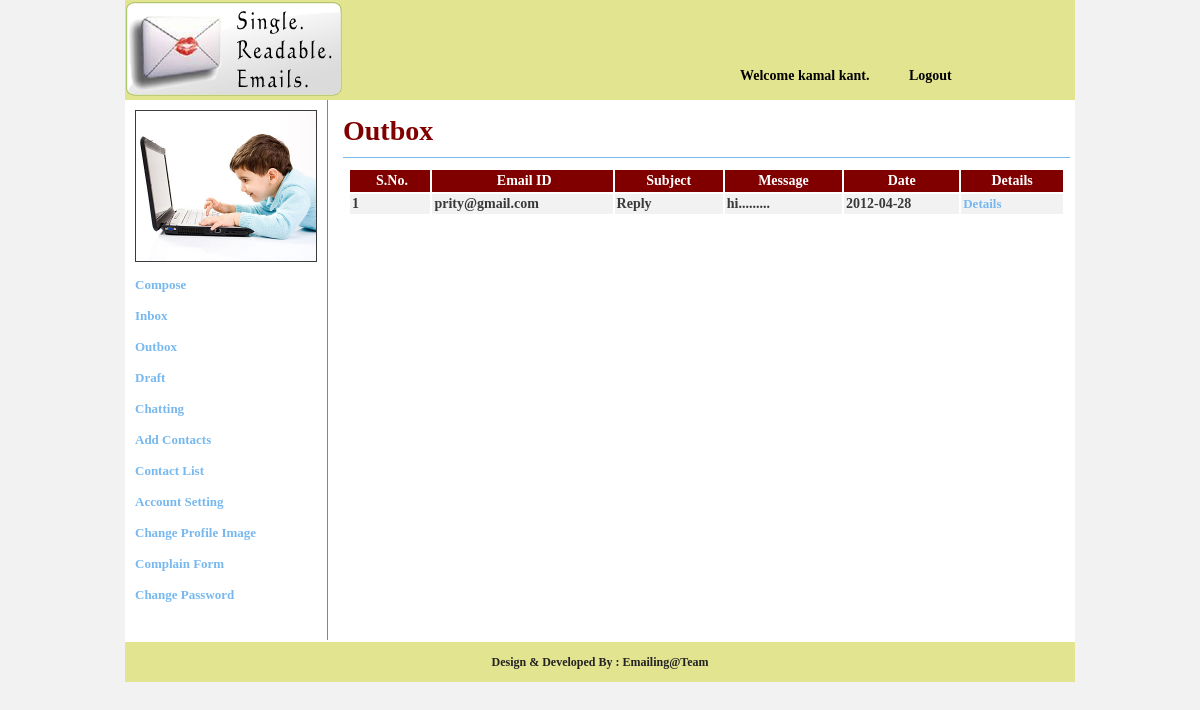
The page /outbox.php (signed in) on the database its author committed.
### tables this page shows
CREATE TABLE `regestration` (
  `id` bigint(20) NOT NULL auto_increment,
  `name` varchar(100) default NULL,
  `dob` varchar(100) default NULL,
  `gender` varchar(100) default NULL,
  `phone` varchar(100) default NULL,
  `address` varchar(500) default NULL,
  `contact_as` varchar(100) default NULL,
  `email` varchar(100) default 'na',
  `password` varchar(100) default NULL,
  `img_path` varchar(255) default 'default.png',
  `status` smallint(6) default '3',
  PRIMARY KEY  (`id`)
);

CREATE TABLE `mailbox` (
  `msg_id` bigint(20) NOT NULL auto_increment,
  `email_from` varchar(100) default NULL,
  `email_to` varchar(100) default NULL,
  `email_cc` varchar(100) default NULL,
  `subject` varchar(255) default NULL,
  `message` varchar(800) default NULL,
  `attachement` varchar(200) default NULL,
  `type` varchar(100) default NULL,
  `msg_date` date default NULL,
  `sent_status` smallint(6) default '1',
  `inbox_status` smallint(6) default '1',
  PRIMARY KEY  (`msg_id`)
);

### outbox.php (the view, shortened to what this page needs)
<?php
$user_id = $_SESSION['USERID'];
$email = $_SESSION['EMAIL'];
if ($user_id != '') {
?>
    <!DOCTYPE HTML PUBLIC "-//W3C//DTD HTML 4.01 Transitional//EN">
    <html>
        <head>
        </head>
        <body>
            <table cellpadding="0" rules="none" frame="box" cellspacing="0" border="0"  width="100%">
                <tr>
                    <td>
                        <table cellpadding="0" cellspacing="0"  border="0" bgcolor="white" width="950px" align="center">
                            <tr>
                                <td colspan="2">
                                <?php
                                include("header.php");
                                ?>
                            </td>
                        </tr>
                        <tr>
                            <td valign="top">
                                <?php include("leftmenu.php"); ?>
                            </td>
                            <td  height="500" valign="top" style="padding-left: 10px;width: 750px;">
                                <form action="#" method="post">
                                    <table cellpadding="5" cellspacing="5" border="0" width="100%">
                                        <tr>
                                            <td class="heading" colspan="2">Outbox</td>
                                        </tr>
                                        <tr>
                                            <td>
                                                <div style="height: 450px;width: 100%;overflow: auto;">
                                                    <table cellpadding="2" cellspacing="2" border="0" width="100%">
                                                        <tr>
                                                            <td class="heading_lable">&nbsp;&nbsp;S.No.&nbsp;</td>
                                                            <td class="heading_lable">&nbsp;&nbsp;Email&nbsp;ID&nbsp;</td>
                                                            <td class="heading_lable">&nbsp;&nbsp;Subject&nbsp;&nbsp;</td>
                                                            <td class="heading_lable">&nbsp;&nbsp;Message&nbsp;&nbsp;</td>
                                                            <td class="heading_lable">&nbsp;&nbsp;Date&nbsp;&nbsp;</td>
                                                            <td class="heading_lable">&nbsp;&nbsp;Details&nbsp;&nbsp;</td>
                                                        </tr>
                                                        <?php
                                                        $ctr = 0;
                                                        $query = "select msg_id,email_to,subject,message,msg_date from mailbox where email_from='$email' and type= 'sent' order by msg_id desc";
                                                        $result = mysql_query($query);
                                                        while ($row = mysql_fetch_array($result)) {
                                                            $ctr++;
                                                            $msgid = $row['msg_id'];
                                                            $emailto = $row['email_to'];
                                                            $subject = $row['subject'];
                                                            $mesage = $row['message'];
                                                            $date = $row['msg_date'];
                                                        ?>
                                                            <tr bgcolor="#f2f2f2">
                                                                <td><?php echo $ctr; ?></td>
                                                                <td><?php echo $emailto; ?></td>
                                                                <td><?php echo $subject; ?></td>
                                                                <td><?php echo $mesage; ?></td>
                                                                <td><?php echo $date; ?></td>
                                                                <td><a href="msgdetails.php?msgid=<?php echo $msgid; ?>" class="leftlink">Details</a></td>
                                                            </tr>
                                                        <?php
                                                        }
                                                        ?>
                                                    </table>
                                                </div>
                                            </td>
                                        </tr>
                                    </table>
                                </form>
                            </td>
                        </tr>
                        <tr>
                            <td colspan="2" class="footer" align="center">Design & Developed By : Emailing@Team</td>
                        </tr>
                    </table>
                </td>
            </tr>
        </table>
    </body>
</html>
<?php
                                                    } else {
                                                        $_SESSION['MSG'] = "You must be login";
                                                        header("location:index.php");
                                                    }
?>

### leftmenu.php (shortened to what this page needs)
<?php
$query1 = "select * from regestration where id = '$user_id'";
$res1 = mysql_query($query1);
while ($row1 = mysql_fetch_array($res1)) {
?>
    <div style="border-right: solid 1px #E17009;height: 540px;">
        <table width="200px" bgcolor="#fff" cellpadding="5" cellspacing="5">
            <tr>
                <td><img src="uploadedimages/<?php echo $row1 ['img_path']; ?>" height="150" width="180" border="1"></td>
            </tr>
            <tr>
                <td><a href="compose.php" class="leftlink">Compose</a></td>
            </tr>
            <tr>
                <td><a href="inbox.php" class="leftlink">Inbox</a></td>
            </tr>
            <tr>
                <td><a href="outbox.php" class="leftlink">Outbox</a></td>
            </tr>
            <tr>
                <td><a href="draft.php" class="leftlink">Draft</a></td>
            </tr>
            <tr>
                <td><a href="chatting.php" class="leftlink">Chatting</a></td>
            </tr>
            <tr>
                <td><a href="addcontacts.php" class="leftlink">Add Contacts</a></td>
            </tr>
            <tr>
                <td><a href="contactlist.php" class="leftlink">Contact List</a></td>
            </tr>
            <tr>
                <td><a href="updateprofile.php" class="leftlink">Account Setting</a></td>
            </tr>
            <tr>
                <td><a href="uploadimage.php" class="leftlink">Change Profile Image</a></td>
            </tr>
			<tr>
                <td><a href="complain.php" class="leftlink">Complain Form</a></td>
            </tr>
            <tr>
                <td><a href="changepwd.php" class="leftlink">Change Password</a></td>
            </tr>
        </table>
    </div>
<?php
}
?>

### css/headerbar.css (style rules this page uses)
body { margin: 0px; padding: 0px; background-color: #f2f2f2; }
td { font-weight: bold; font-size: 14px; color: #3a3a3a; font-family: Georgia, serif; }
.footer { height: 40px; width:100px; color: #232323; font-size: 12px; font-weight: bold; background: #e3e490; }
.leftlink { text-decoration: none; font-size: 13px; font-weight: bold; color: #77b8ef; }
.heading { font-size: 28px; padding: 10px; color: maroon; font-weight: bold; padding-left: 0px; border-bottom: solid 1px #77b8ef; }
.heading_lable { font-weight: bold; font-size: 14px; color: #ffffff; background-color: maroon; padding: 3px; text-align: center; }

### rows shown on the page
regestration: img_path (picture)
mailbox: email_to "prity@gmail.com", subject "Reply", message "hi.........", msg_date "2012-04-28"

### other values the page prints
$_SESSION['NAME'] "kamal kant"
